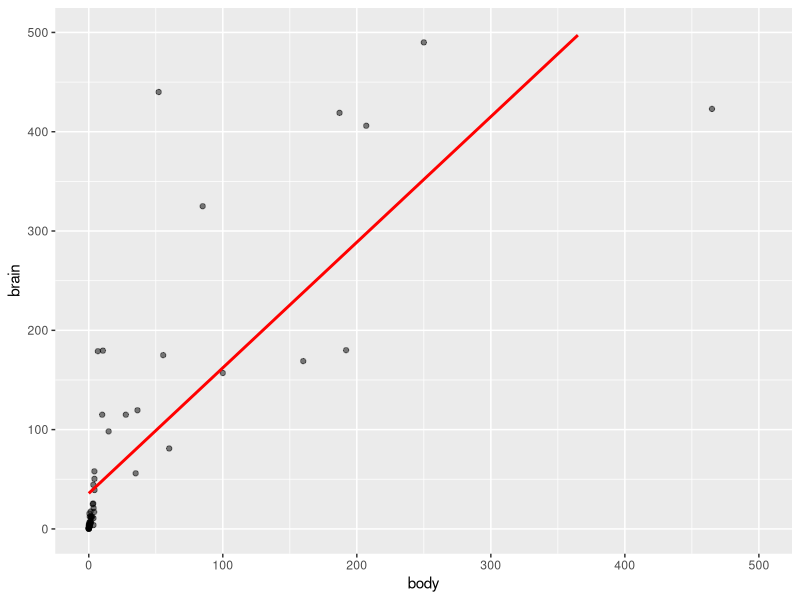
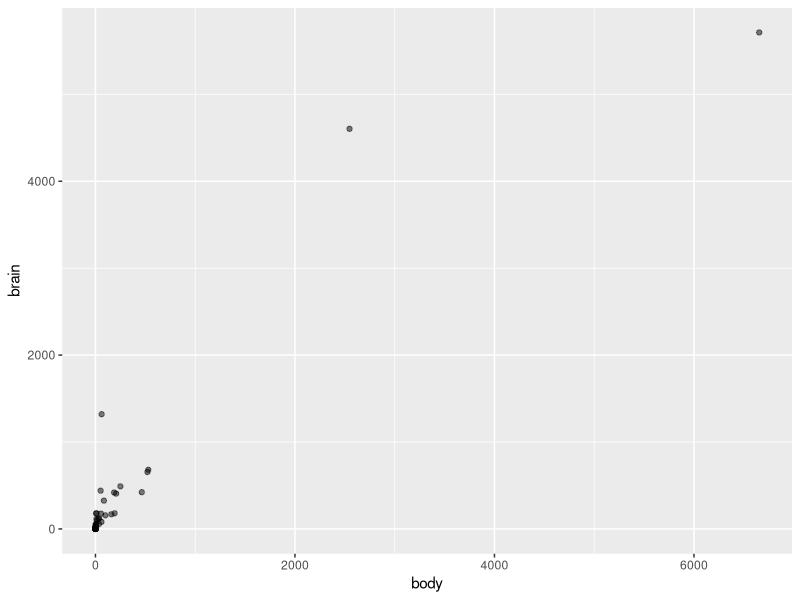
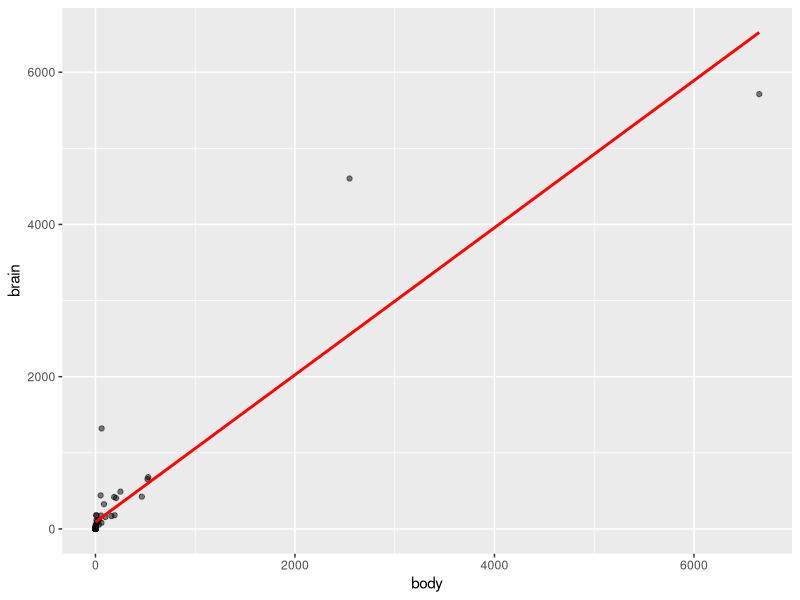
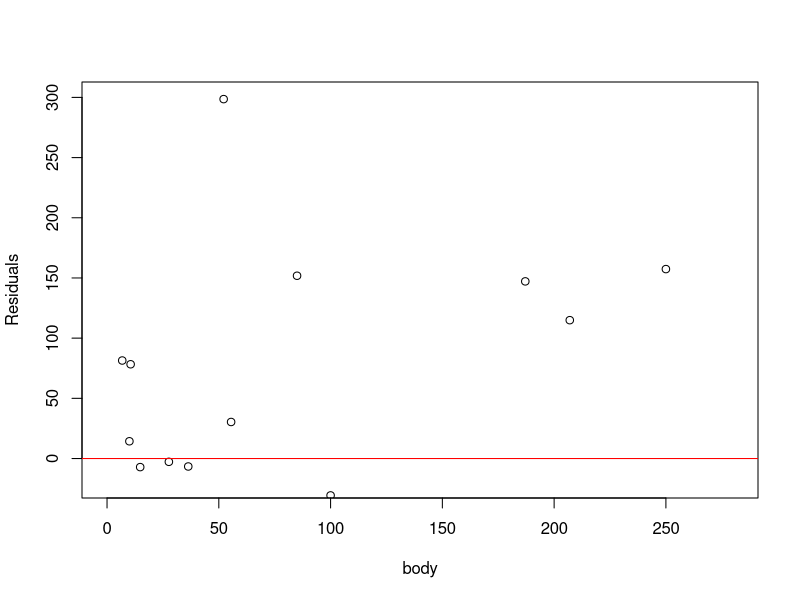
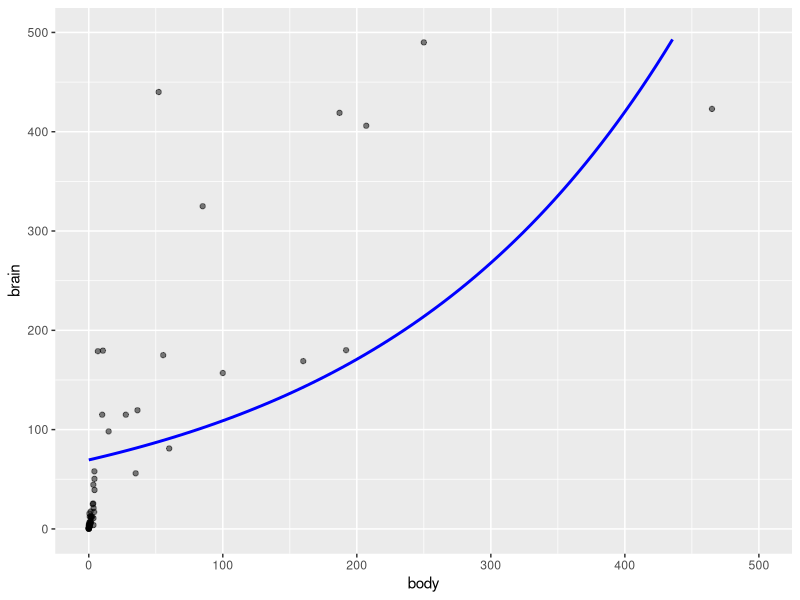
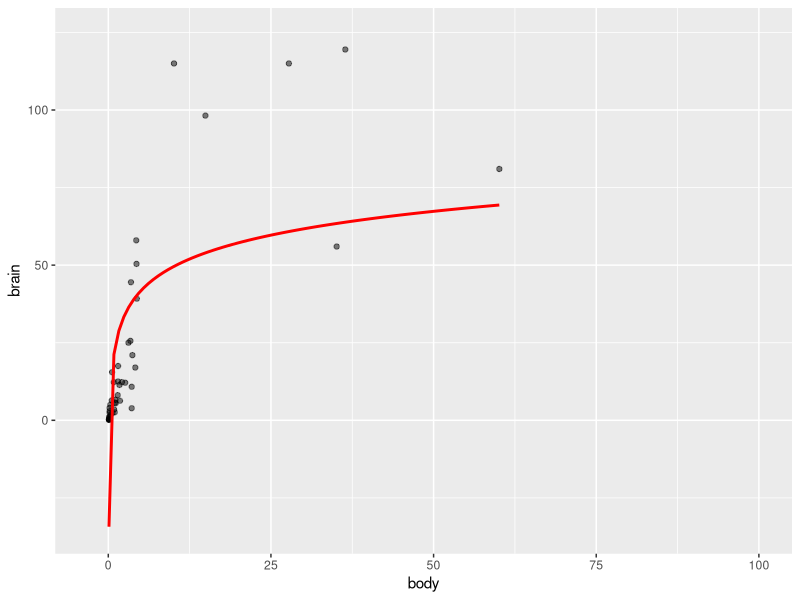
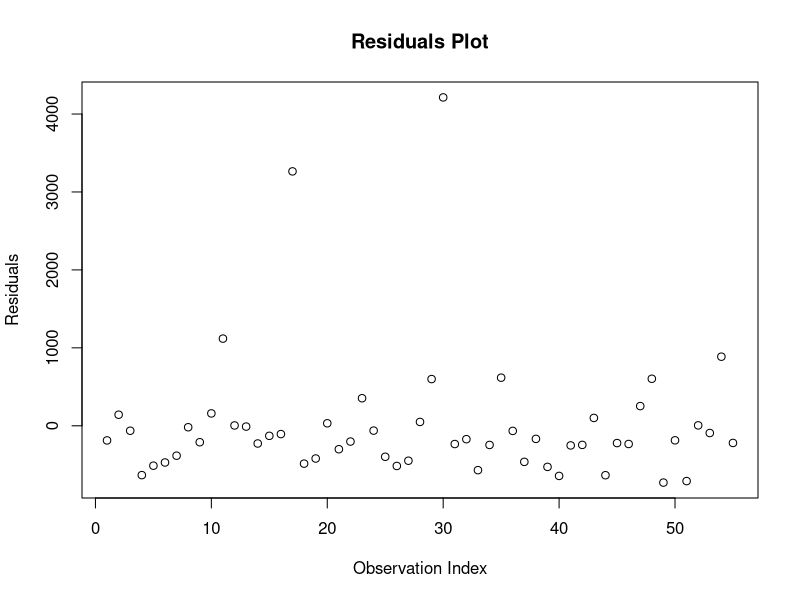
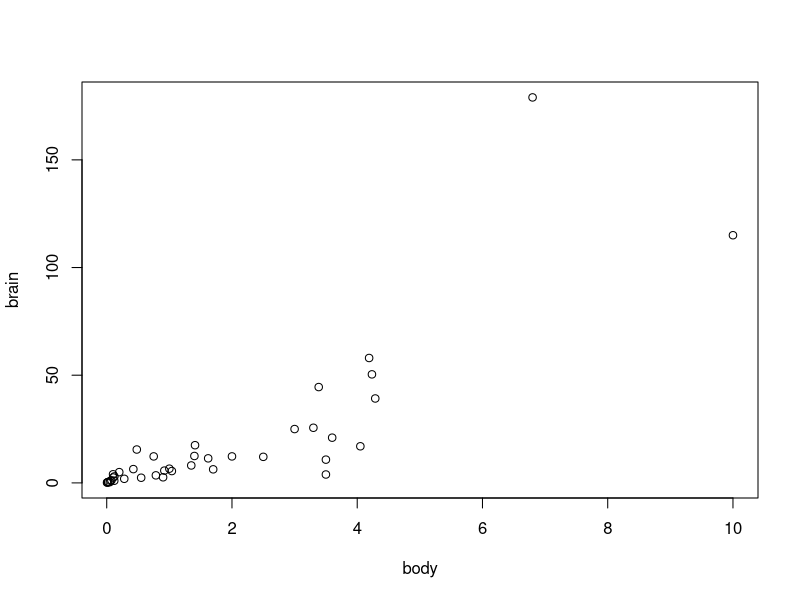

Here is the R script that generated these plots, in order:
rm(list = ls())
library(dplyr)
library(ggplot2)
library(MASS)

dedomena = data(mammals)
dedomena1=as.data.frame(mammals)

## Ερώτηση 1 


ggplot(dedomena1, aes(x = body, y = brain)) +
  geom_point(alpha = 0.5) +
  stat_smooth(method = "lm", se = FALSE, color = "red") +
  labs(
    x = "body",
    y = "brain")+
  xlim(0, 500) +
  ylim(0, 500)


# linear regr
lm_model <- lm(brain ~ body, data = dedomena1)


equation <- as.character(round(lm_model$coefficients[1], 2))  # Intercept
equation <- paste0(equation, " + ", as.character(round(lm_model$coefficients[2], 2)), " * body")

# r^2
rsquared <- summary(lm_model)$r.squared

# ektypwsh / equation and R-squared value
cat("Linear Regression Equation: y =", equation, "\n")
cat("R-squared:", rsquared, "\n")









library(ggplot2)

ggplot(dedomena1, aes(x = body, y = brain)) +
  geom_point(alpha = 0.5) +
  labs(x = "body", y = "brain")
  
   

ggplot(dedomena1, aes(x = body, y = brain)) +
  geom_point(alpha = 0.5) +
  stat_smooth(method = "lm", se = FALSE, color = "red") +
  labs(x = "body", y = "brain")


lm_model <- lm(brain ~ body, data = dedomena1)

# the residuals
residuals <- resid(lm_model)

# zoom σε συγκεκριμενο χώρο για διερευνηση.
x_min <- 0  # Replace with your desired minimum x-axis value
x_max <- 280  # Replace with your desired maximum x-axis value
y_min <- -20  # Replace with your desired minimum y-axis value
y_max <-300  # Replace with your desired maximum y-axis value

#  residual plot with zoom
plot(dedomena1$body, residuals, ylab = "Residuals", xlab = "body", xlim = c(x_min, x_max), ylim = c(y_min, y_max),col = "black")
abline(h = 0, col = "red")




#
ggplot(dedomena1, aes(x = body, y = brain)) +
  geom_point(alpha = 0.5) +
  geom_smooth(method = "nls", formula = y ~ a * exp(b * x), se = FALSE, color = "blue", 
              method.args = list(start = c(a = 1, b = 0.01))) +
  labs(
    x = "body",
    y = "brain") +
  xlim(0, 500) +
  ylim(0, 500)



# Create a scatter plot of cty and hwy with overlapping points and logarithmic model fitting starting from (0, 0)
constant = 0.1  # Adjust the constant as needed

ggplot(dedomena1, aes(x = body + constant, y = brain)) +
  geom_point(alpha = 0.5) +
  stat_smooth(method = "lm", formula = y ~ log(x - constant), se = FALSE, color = "red") +
  labs(
    x = "body",
    y = "brain") +
  xlim(-3, 100) +
  ylim(-35, 125)


# Display the plot
print(plot)

# ταΪσμα - φιτ μοντέλου
model <- lm(brain ~ log(body - constant), data = dedomena1)

# Calculate R-squared
rsquared <- summary(model)$r.squared
cat("R-squared:", rsquared, "\n")

# 
model <- lm(brain ~ log(body - constant), data = dedomena1)

# Plot the residuals !!!
plot(residuals(model), main = "Residuals Plot", xlab = "Observation Index", ylab = "Residuals")



#  Ερώτημα 2 


# επιλέγω υποσυνολο
x_interval <- c(0, 10)


dedomena2 <- dedomena1[dedomena1$body >= x_interval[1] & dedomena1$body <= x_interval[2], ]


plot(dedomena2)     

#
ggplot(dedomena2, aes(x = body, y = brain)) +
  geom_point(alpha = 0.5) +
  geom_smooth(method = "lm", formula = y ~ x, se = FALSE, color = "red") +
  labs(
    x = "Body",
    y = "Brain") +
  xlim(-3, x_interval[2]) +
  ylim(0, 500)



# 
model <- lm(brain ~ body, data = dedomena2)

#  R-squared
rsquared <- summary(model)$r.squared
cat("R-squared:", rsquared, "\n")

#  residuals
residuals <- residuals(model)
# 
plot(dedomena2$body, residuals, main = "Residuals Plot", xlab = "Body", ylab = "Residuals")

abline(h = 0, col = "red", lty = 2)

# Ερώτημα 3 


 ggplot(mammals, aes(x = body, y = brain)) +
  geom_point() +
  scale_x_log10() +
  scale_y_log10() +
  labs(x = "Body Mass (log10)",
       y = "Brain Mass (log10)") +
  ggtitle("Log-Log Scatter Plot of Body vs. Brain Mass")

 
 ggplot(dedomena1, aes(x = body, y = brain)) +
   geom_point() +
   scale_x_log10() +
   scale_y_log10() +
   labs(x = "Body Mass (log10)", y = "Brain Mass (log10)") +
   ggtitle("Log-Log Scatter Plot of Body vs. Brain Mass") +
   geom_smooth(method = "lm", se = FALSE, color = "red")

 
 
 lm_model <- lm(log10(brain) ~ log10(body), data = mammals)
 

 r_squared <- summary(lm_model)$r.squared
 

 

 cat("R-squared:", round(r_squared, 4), "\n")

 
 residuals <- residuals(lm_model)
 

 residual_plot <- ggplot(data.frame(log10_body = log10(mammals$body), residuals = residuals), aes(x = log10_body, y = residuals)) +
   geom_point() +
   geom_hline(yintercept = 0, color = "red", linetype = "dashed") +
   labs(x = "log10(Body Mass)", y = "Residuals", title = "Residuals Plot")
 
 print(residual_plot)
 
# Ερώτημα 4 
 dedomena4=dedomena1
 
 # Create a new column 'brb_ratio' using the division of 'brain' by 'body'
 dedomena4$brb_ratio <- mammals$brain / mammals$body
 
 # Print the updated dataset
 print(dedomena4)
dedomena4 = as.data.frame(dedomena4)

dedomena4$names <- rownames(dedomena4)

# Create a bar plot
 ggplot(dedomena4, aes(x = names, y = brb_ratio)) +
  geom_bar(stat = "identity", fill = "blue") +
  labs(x = "Mammal Name", y = "brb_ratio") +
  ggtitle("Distribution of brb_ratio for Mammals") +
  theme_minimal() +
  theme(axis.text.x = element_text(angle = 45, hjust = 1))


######################################################


 mean_brb_ratio <- mean(dedomena4$brb_ratio)
 sd_brb_ratio <- sd(dedomena4$brb_ratio)
 
 ggplot(dedomena4, aes(x = names, y = brb_ratio)) +
   geom_bar(stat = "identity", fill = "blue") +
   labs(x = "Mammal Name", y = "brb_ratio") +
   ggtitle("Distribution of brb_ratio for Mammals") +
   theme_minimal() +
   theme(axis.text.x = element_text(angle = 45, hjust = 1)) +
   geom_text(aes(x = 0.5, y = mean_brb_ratio, label = paste("Mean: ", round(mean_brb_ratio, 2))), vjust = -1) +
   geom_text(aes(x = 0.5, y = mean_brb_ratio + 0.1 * sd_brb_ratio, label = paste("SD: ", round(sd_brb_ratio, 2))), vjust = -1)

 
 
#############################################
 
 # Calculate the mean and standard deviation of brb_ratio
 mean_brb_ratio <- mean(dedomena4$brb_ratio)
 sd_brb_ratio <- sd(dedomena4$brb_ratio)
 
 


plot =  ggplot(dedomena4, aes(x = names, y = brb_ratio)) +
   geom_bar(stat = "identity", fill = "blue") +
   labs(x = "Mammal Name", y = "brb_ratio") +
   ggtitle("Distribution of brb_ratio for Mammals") +
   theme_minimal() +
   theme(axis.text.x = element_text(angle = 90, hjust = 1)) +
   geom_text(aes(x = 0.5, y = mean_brb_ratio, label = paste("Mean: ", round(mean_brb_ratio, 2))), vjust = -1) +
   geom_text(aes(x = 0.5, y = mean_brb_ratio + 0.1 * sd_brb_ratio, label = paste("SD: ", round(sd_brb_ratio, 2))), vjust = -1)
 
         
         
plot +
  geom_hline(yintercept = mean_brb_ratio, color = "red", linetype = "dashed", size = 1) +
  geom_hline(yintercept = c(mean_brb_ratio - sd_brb_ratio, mean_brb_ratio + sd_brb_ratio), color = "green", linetype = "dotted", size = 1)
######################################





  
  
